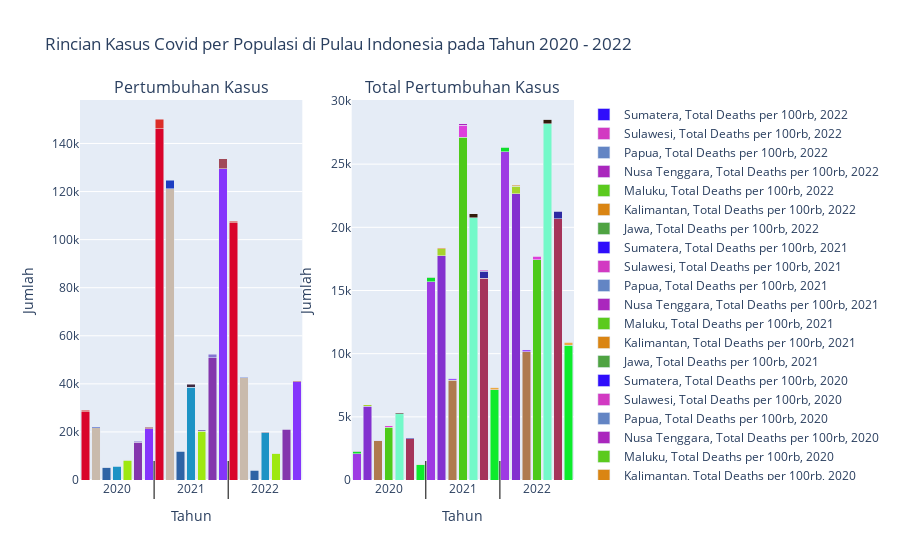

The notebook cell saved with this chart:
### Code cell
import plotly.graph_objs as go
from plotly.subplots import make_subplots
import numpy as np

values_1 = analisis_3.iloc[:, 9:11]
values_2 = analisis_3.iloc[:, 17:]
tick_positions = []
tick_labels = []

for i, year in enumerate(analisis_3["Year"].unique(), start=0):
    tick_positions.append(7*i+3)
    tick_labels.append(str(year))

fig = make_subplots(rows=1, cols=2, subplot_titles=("Pertumbuhan Kasus", "Total Pertumbuhan Kasus"))

def generate_color_palette(categories):
    colors = []
    for i in range(categories):
        color = f'rgb({np.random.randint(0, 256)}, {np.random.randint(0, 256)}, {np.random.randint(0, 256)})'
        colors.append(color)
    return colors

color_palette_dict = {}

for col in values_1.columns:
    for year in analisis_3["Year"].unique():
        island_data = analisis_3[analisis_3["Year"] == year]
        for island in analisis_3['Island'].unique():
            island_data_subset = island_data[island_data["Island"] == island]
            num_categories = len(island_data_subset[col].unique())
            # Generate color palette if not already generated for the island and category
            if (island, col) not in color_palette_dict:
                color_palette_dict[(island, col)] = generate_color_palette(num_categories)
            color_palette = color_palette_dict[(island, col)]
            for category, color in zip(island_data_subset[col].unique(), color_palette):
                subset_by_category = island_data_subset[island_data_subset[col] == category]
                fig.add_trace(go.Bar(x=subset_by_category['Year'].astype(str) + ', ' + subset_by_category['Island'], 
                                     y=subset_by_category[col],                                      
                                     name=f'{island}, {col}, {year}',
                                     #legendgroup=f'{color}',
                                     hovertemplate=f'Category: {col}<br>' +
                                                   'Pulau: %{customdata[3]}<br>' +
                                                   'Tahun: %{customdata[4]}<br>' +
                                                   'Value: %{y:.2f}<br>' +
                                                   'Population: %{customdata[0]:.2f}<br>' +
                                                   'Population Density: %{customdata[1]:.2f}<br>' +
                                                   'Area (km2): %{customdata[2]:.2f}<br><extra></extra>',
                                     customdata=subset_by_category[['Population', 'Population Density', 'Area (km2)', 'Island', 'Year']],
                                     marker_color=color,
                                     showlegend=True),
                              row=1, col=1)

for col in values_2.columns:
    for year in analisis_3["Year"].unique():
        island_data = analisis_3[analisis_3["Year"] == year]
        for island in analisis_3['Island'].unique():
            island_data_subset = island_data[island_data["Island"] == island]
            num_categories = len(island_data_subset[col].unique())
            # Generate color palette if not already generated for the island and category
            if (island, col) not in color_palette_dict:
                color_palette_dict[(island, col)] = generate_color_palette(num_categories)
            color_palette = color_palette_dict[(island, col)]
            for category, color in zip(island_data_subset[col].unique(), color_palette):
                subset_by_category = island_data_subset[island_data_subset[col] == category]
                fig.add_trace(go.Bar(x=subset_by_category['Year'].astype(str) + ', ' + subset_by_category['Island'], 
                                     y=subset_by_category[col], 
                                     name=f'{island}, {col}, {year}',
                                     #legendgroup=f'{color}',
                                     hovertemplate=f'Category: {col}<br>' +
                                                   'Pulau: %{customdata[3]}<br>' +
                                                   'Tahun: %{customdata[4]}<br>' +
                                                   'Value: %{y:.2f}<br>' +
                                                   'Population: %{customdata[0]:.2f}<br>' +
                                                   'Population Density: %{customdata[1]:.2f}<br>' +
                                                   'Area (km2): %{customdata[2]:.2f}<br><extra></extra>',
                                     customdata=subset_by_category[['Population', 'Population Density', 'Area (km2)', 'Island', 'Year']],
                                     marker_color=color,
                                     showlegend=True),
                              row=1, col=2)
                
for year in tick_positions[1:]:
    fig.add_vline(x=year-3.5, line=dict(color="black", width=1), y0=-0.05, y1=0.05)                     

fig.update_xaxes(title_text='Tahun', row=1, col=1, type='category', tickvals=tick_positions, ticktext=tick_labels)
fig.update_xaxes(title_text='Tahun', row=1, col=2, type='category', tickvals=tick_positions, ticktext=tick_labels)
fig.update_yaxes(title_text='Jumlah')
fig.update_layout(title='Rincian Kasus Covid per Populasi di Pulau Indonesia pada Tahun 2020 - 2022', barmode='stack')

fig.write_html("g_8.html")
fig.show()
